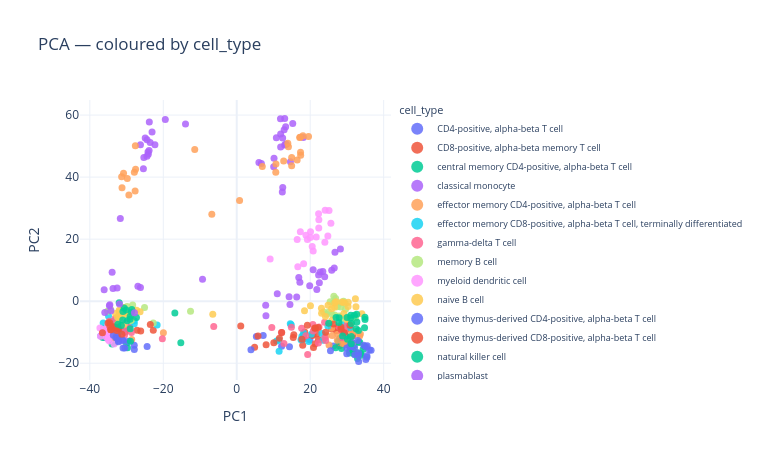

Source (notebook cell):
### Markdown cell above
%% [markdown]
**PCA coloured by cell type** — clean, well-separated clusters.

### Code cell
# %%
proj("PCA", "cell_type")
